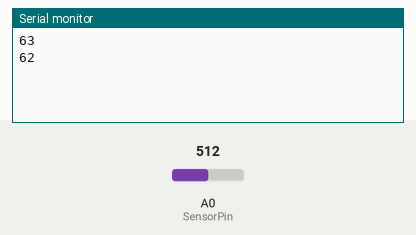
This sketch was run on a simulated Arduino Uno, built with avr-gcc and run on an emulated ATmega328P. On the bench: the last lines printed to the serial monitor. Inputs (shaded band) come from the test bench; at power-on: A0 (SensorPin) = 512.

Above: at 1.2 s.
1.3 s: A0 (SensorPin) set to 716
At 2.1 s:
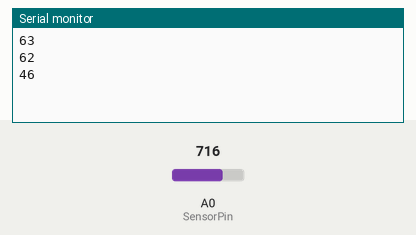
2.8 s: A0 (SensorPin) set to 900
At 3.3 s:
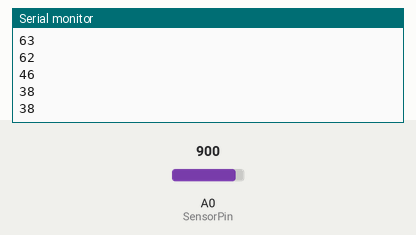
Timing chart, 0 to 5.8 s (numbered marks = the images above; inputs shaded):
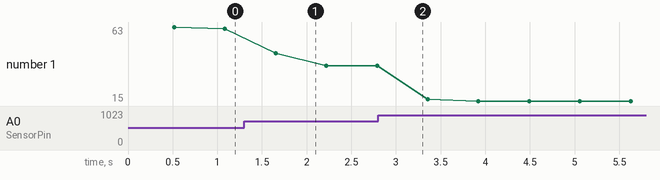

Measured:
- after the input at 1.3 s, the serial monitor: prints a new line after 0.35 s (image 1)
- plotted number 1: 62 → 38 after the input at 1.3 s, 38 → 15 after the input at 2.8 s

The sketch:

umidade.ino
```cpp
#define SensorPin A0

float sensorValue = 0;
void setup() {
  Serial.begin(9600);
}

void loop(){
  for (int i = 0; i <=100; i++){
    sensorValue += analogRead(SensorPin);
    delay(5);
  }
  sensorValue /= 100;
  Serial.println(map(sensorValue, 200, 1043, 100, 0));
  delay(50);
}
```
